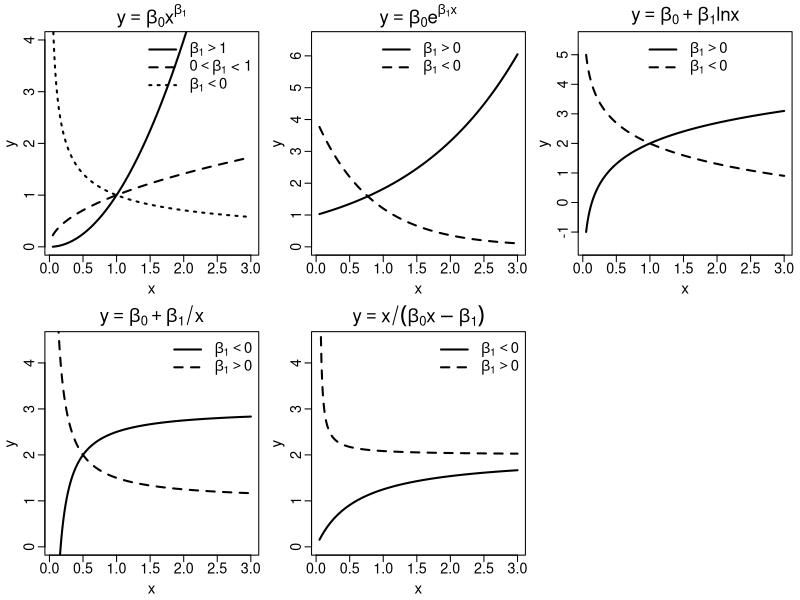

Recreate this plot in R.
# Shapes of the linearizable functions (cf. MPV Figure 5.4)
# Each panel shows one function form for a few parameter values

pdf("lin_shapes.pdf", width = 9, height = 5)
par(mfrow = c(2, 3), mar = c(3.4, 3.4, 2.4, 0.6), mgp = c(2.1, 0.6, 0),
    cex.main = 1.7, cex.axis = 1.3, cex.lab = 1.4)

x <- seq(0.05, 3, length.out = 300)

draw <- function(curves, main, ylim, legend_txt, pos = "topleft") {
    plot(NA, xlim = range(x), ylim = ylim, xlab = "x", ylab = "y", main = main)
    for (k in seq_along(curves)) lines(x, curves[[k]], lwd = 2, lty = k)
    legend(pos, legend = legend_txt, lty = seq_along(curves), lwd = 2,
           bty = "n", cex = 1.35)
}

# Power: y = beta0 * x^beta1
draw(list(x^2, x^0.5, x^-0.5),
     expression(y == beta[0] * x^beta[1]), c(0, 4),
     c(expression(beta[1] > 1), expression(0 < beta[1] * " < 1"),
       expression(beta[1] < 0)), pos = "topright")

# Exponential: y = beta0 * exp(beta1 x)
draw(list(exp(0.6 * x), exp(-1.2 * x) * 4),
     expression(y == beta[0] * e^{beta[1] * x}), c(0, 6.5),
     c(expression(beta[1] > 0), expression(beta[1] < 0)), pos = "top")

# Logarithmic: y = beta0 + beta1 ln x
draw(list(2 + log(x), 2 - log(x)),
     expression(y == beta[0] + beta[1] * ln * x), c(-1.5, 5.5),
     c(expression(beta[1] > 0), expression(beta[1] < 0)), pos = "top")

# Reciprocal in x: y = beta0 + beta1 / x
draw(list(3 - 0.5 / x, 1 + 0.5 / x),
     expression(y == beta[0] + beta[1] / x), c(0, 4.5),
     c(expression(beta[1] < 0), expression(beta[1] > 0)), pos = "topright")

# Hyperbolic: y = x / (beta0 x - beta1)
xh <- x
draw(list(xh / (0.5 * xh + 0.3), xh / (0.5 * xh - 0.02)),
     expression(y == x / (beta[0] * x - beta[1])), c(0, 4.5),
     c(expression(beta[1] < 0), expression(beta[1] > 0)), pos = "topright")

plot.new()
dev.off()
